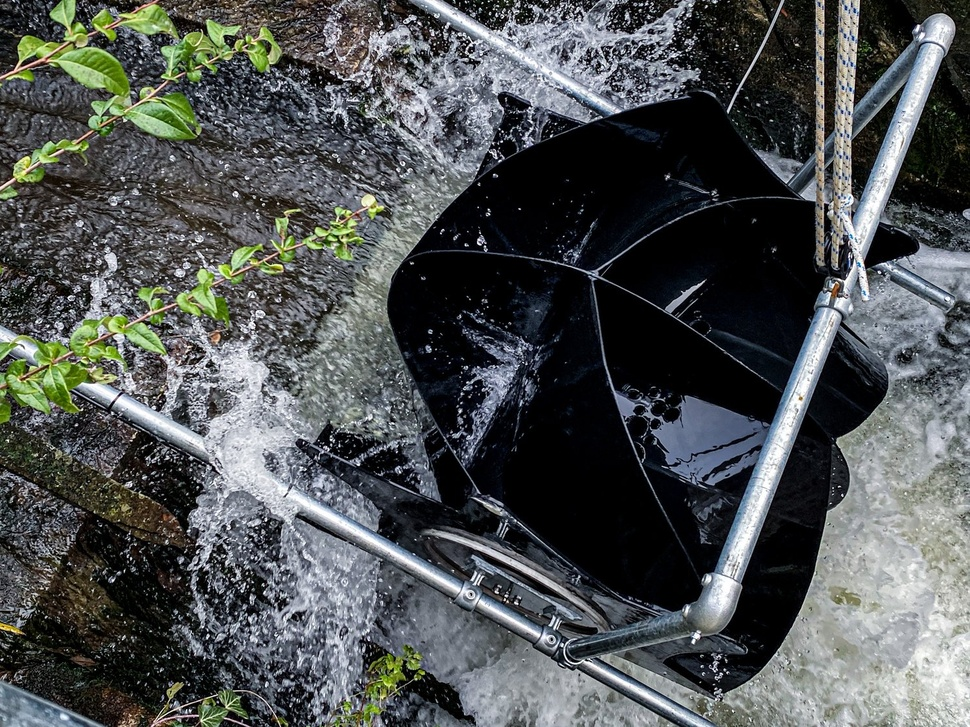
#> input picture images/breastshotreal.jpeg, 970 x 727 px, shrunk from 1500 x 1125 before the run
$ jupyter execute measure_image.ipynb
#> lines starting #> are read from the running program, lines starting #| are printed output that depends on the picture; after the words box and inside, x2 and y2 are one past the last pixel; in counts of white or black regions, pixels touching at a corner belong together
[cell 1]
# import the necessary packages
from scipy.spatial import distance as dist
from imutils import perspective
from imutils import contours
import numpy as np
import argparse
import imutils
import cv2


def midpoint(ptA, ptB):
	return ((ptA[0] + ptB[0]) * 0.5, (ptA[1] + ptB[1]) * 0.5)


# construct the argument parse and parse the arguments
ap = argparse.ArgumentParser()
ap.add_argument("-i", "--image", required=True,
	help="path to the input image")
ap.add_argument("-w", "--width", type=float, required=True,
	help="width of the left-most object in the image (in inches)")
args = vars(ap.parse_args())

[cell 2]
# load the image, convert it to grayscale, and blur it slightly
image = cv2.imread(args["image"])
#> image is the input picture: shape (727, 970, 3); mean B, G, R 82.2, 82.2, 78.5
gray = cv2.cvtColor(image, cv2.COLOR_BGR2GRAY)
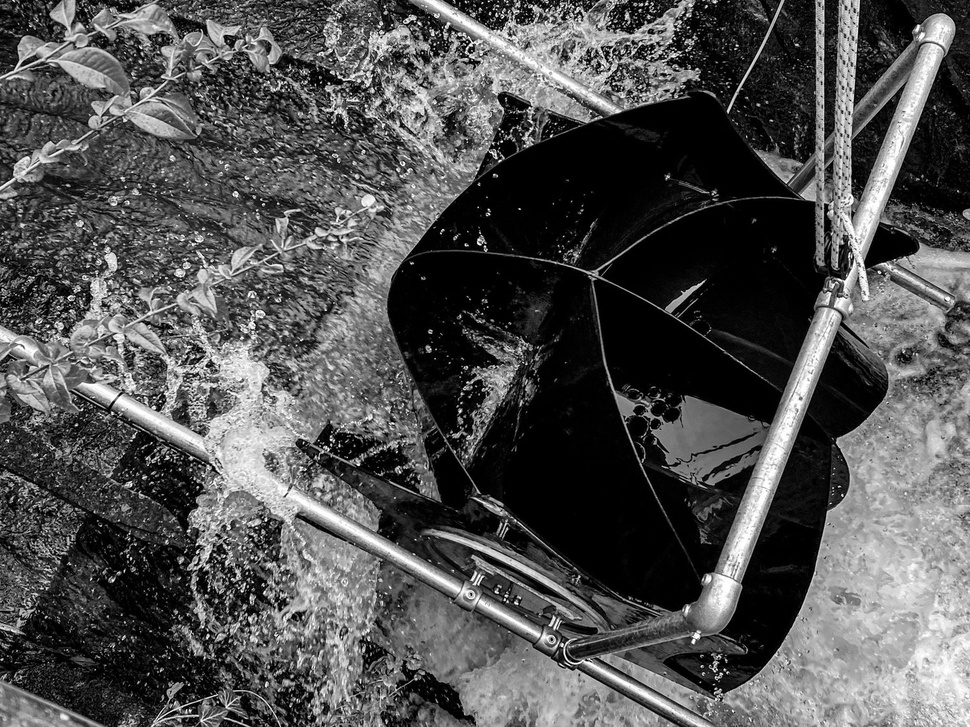
#> gray: shape (727, 970); min 0, max 255, mean 81.1
gray = cv2.GaussianBlur(gray, (7, 7), 0)
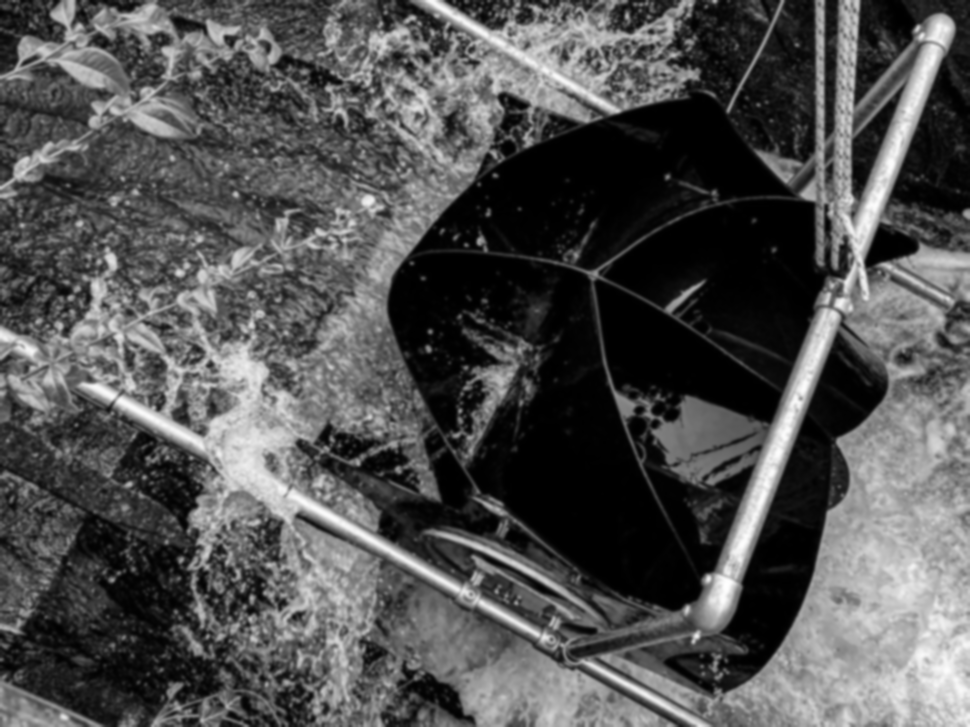
#> gray: shape (727, 970); min 0, max 254, mean 81.1

# perform edge detection, then perform a dilation + erosion to
# close gaps in between object edges
edged = cv2.Canny(gray, 50, 100)
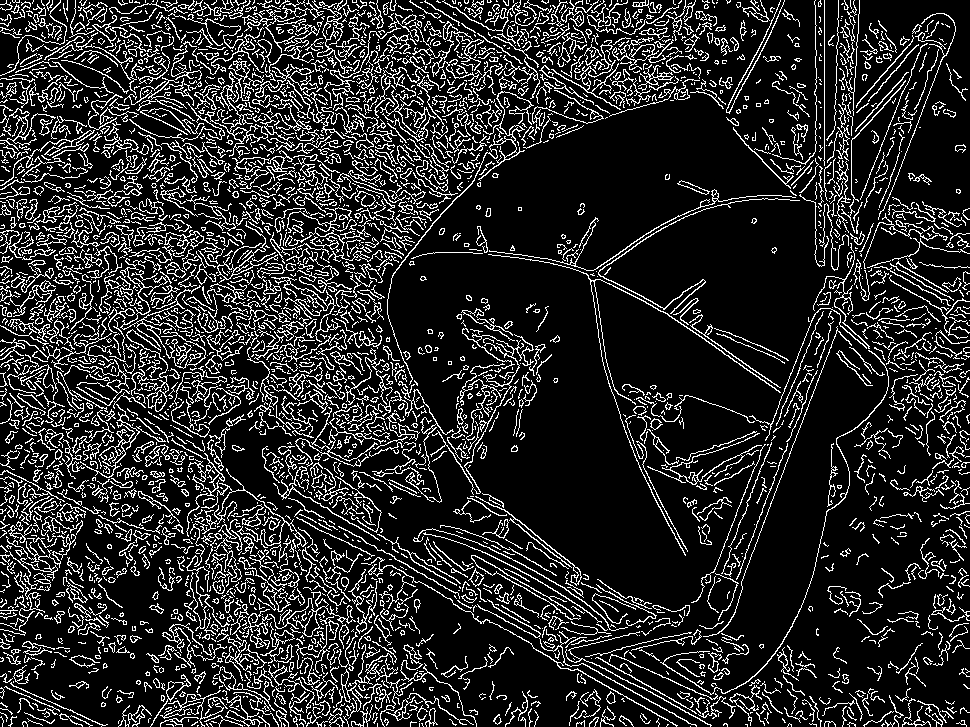
#> edged: shape (727, 970); 16.2% white in thin lines or dots
edged = cv2.dilate(edged, None, iterations=1)
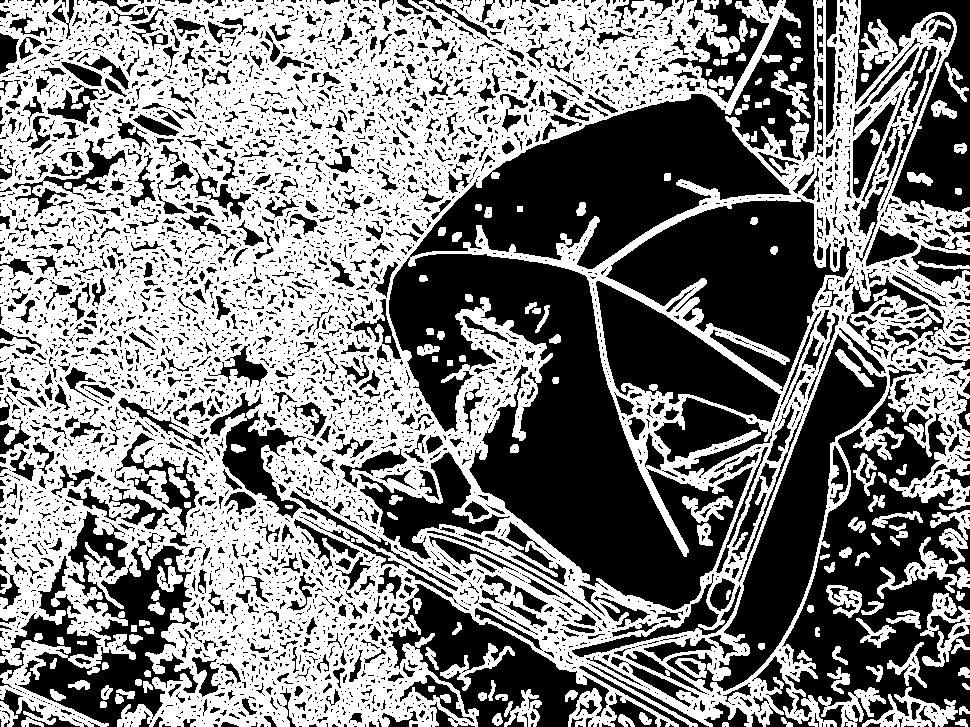
#> edged: shape (727, 970); 51% white; 5226 black regions (4212 under 20 px), largest, box (x1, y1, x2, y2) and area: (389, 0, 815, 610) 89788, (782, 388, 970, 727) 30350, (606, 197, 850, 391) 22223
edged = cv2.erode(edged, None, iterations=1)
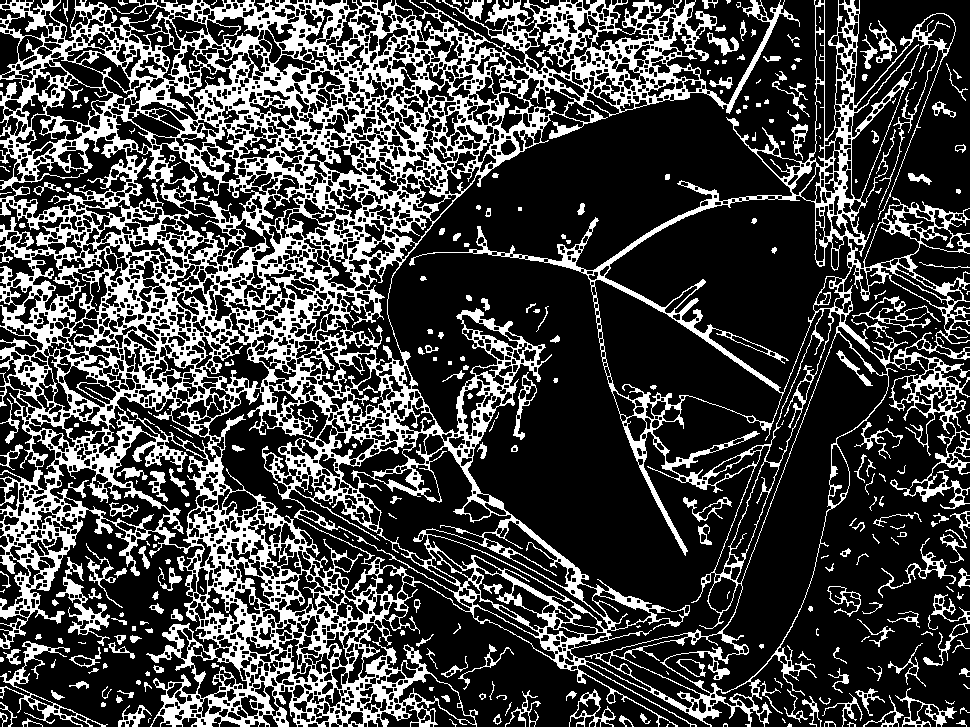
#> edged: shape (727, 970); 27.2% white; 315 white regions (112 under 20 px)

# find contours in the edge map
cnts = cv2.findContours(edged.copy(), cv2.RETR_EXTERNAL,
	cv2.CHAIN_APPROX_SIMPLE)
#> cnts = 240 contours, 147 with area under 20; largest, box (x1, y1, x2, y2) and area: (0, 0, 970, 727) 446692, (0, 641, 108, 727) 1179, (56, 557, 110, 646) 1047, (895, 688, 957, 727) 625, (569, 689, 616, 727) 623
cnts = imutils.grab_contours(cnts)

# sort the contours from left-to-right and initialize the
# 'pixels per metric' calibration variable
(cnts, _) = contours.sort_contours(cnts)
pixelsPerMetric = None
